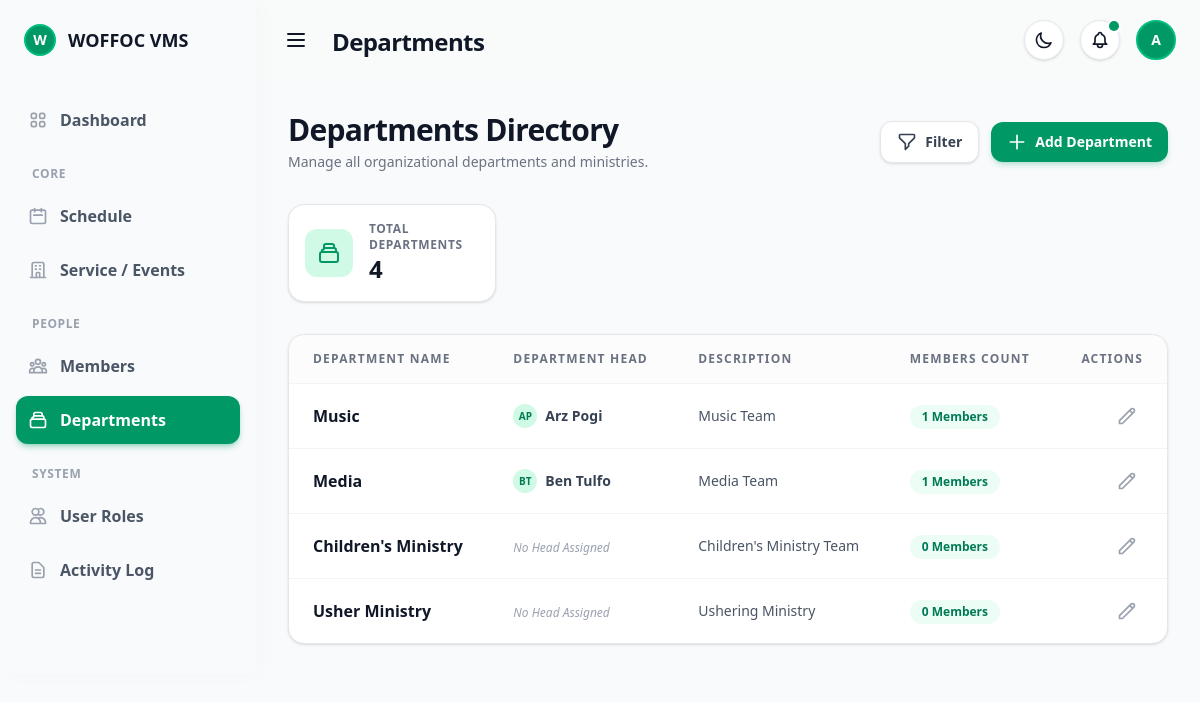
Page /admin-departments/ (signed in) on the committed database.
### schedule_app/models.py (models this page shows, shortened)
class Ministry(models.Model):
    name = models.CharField(max_length=100)
    description = models.TextField(blank=True)
    head = models.ForeignKey('VolunteerProfile', on_delete=models.SET_NULL, null=True, blank=True, related_name='headed_ministries')
    class Meta:
        verbose_name_plural = "Ministries"

class VolunteerProfile(models.Model):
    user = models.OneToOneField(User, on_delete=models.CASCADE, related_name='volunteer_profile')
    phone_number = models.CharField(max_length=20, blank=True)
    ministries = models.ManyToManyField(Ministry, blank=True, related_name='volunteers')
    role = models.ForeignKey(Role, on_delete=models.SET_NULL, null=True, blank=True, related_name='volunteers')
    bio = models.TextField(blank=True, default="No bio provided.")
    country = models.CharField(max_length=100, blank=True)
    city_state = models.CharField(max_length=100, blank=True)
    postal_code = models.CharField(max_length=20, blank=True)

### schedule_app/views.py (the view, shortened to what this page needs)
# urls.py: path('admin-departments/', views.admin_departments_view, name='admin_departments'),
def admin_departments_view(request):
    if not request.user.is_authenticated or not (request.user.is_staff or request.user.is_superuser):
        return redirect('login')
    ministries = Ministry.objects.prefetch_related('volunteers', 'head__user').all()
    all_volunteers = VolunteerProfile.objects.select_related('user').all()
    return render(request, 'admin/admin-departments.html', {
        'ministries': ministries,
        'all_volunteers': all_volunteers
    })

### schedule_app/templates/admin/admin-departments.html (shortened to what this page needs)
{% extends 'layout/base.html' %}
{% block content %}
<div x-data="{ addDeptModalOpen: false, editModalOpen: false, editMinistry: {} }" class="flex h-screen overflow-hidden bg-gray-50 dark:bg-gray-950 transition-colors duration-300">
    {% include 'layout/admin-sidebar.html' %}
    <div class="flex-1 flex flex-col w-full h-screen overflow-y-auto">
        {% include 'layout/topbar.html' with page_title="Departments" %}
        <main class="flex-1 p-4 sm:p-6 lg:p-8 flex flex-col min-h-0">
            <div class="flex flex-col sm:flex-row sm:items-center justify-between gap-4 mb-8 shrink-0">
                <div>
                    <h2 class="text-2xl sm:text-3xl font-black text-gray-900 dark:text-white tracking-tight">Departments Directory</h2>
                    <p class="text-gray-500 dark:text-gray-400 mt-1 text-sm font-medium">Manage all organizational departments and ministries.</p>
                </div>
                <div class="flex items-center gap-2 sm:gap-3">
                    <button class="bg-white dark:bg-gray-900 border border-gray-200 dark:border-gray-800 text-gray-700 dark:text-gray-300 hover:text-emerald-600 dark:hover:text-emerald-400 px-4 py-2.5 rounded-xl text-sm font-bold shadow-sm transition-all active:scale-95 flex items-center gap-2">
                        <svg class="w-5 h-5" fill="none" stroke="currentColor" viewBox="0 0 24 24"><path stroke-linecap="round" stroke-linejoin="round" stroke-width="2" d="M3 4a1 1 0 011-1h16a1 1 0 011 1v2.586a1 1 0 01-.293.707l-6.414 6.414a1 1 0 00-.293.707V17l-4 4v-6.586a1 1 0 00-.293-.707L3.293 7.293A1 1 0 013 6.586V4z"></path></svg>
                        Filter
                    </button>
                    <button @click="addDeptModalOpen = true" class="bg-emerald-600 hover:bg-emerald-700 text-white px-4 py-2.5 rounded-xl text-sm font-bold shadow-md shadow-emerald-600/20 transition-all active:scale-95 flex items-center gap-2">
                        <svg class="w-5 h-5" fill="none" stroke="currentColor" viewBox="0 0 24 24"><path stroke-linecap="round" stroke-linejoin="round" stroke-width="2" d="M12 4v16m8-8H4"></path></svg>
                        Add Department
                    </button>
                </div>
            </div>
            <div class="grid grid-cols-1 md:grid-cols-4 gap-4 mb-8 shrink-0">
                <div class="bg-white dark:bg-gray-900 border border-gray-200 dark:border-gray-800 rounded-2xl p-4 shadow-sm flex items-center gap-4">
                    <div class="w-12 h-12 rounded-xl bg-emerald-100 dark:bg-emerald-900/40 text-emerald-600 dark:text-emerald-400 flex items-center justify-center shrink-0">
                        <svg class="w-6 h-6" fill="none" stroke="currentColor" viewBox="0 0 24 24"><path stroke-linecap="round" stroke-linejoin="round" stroke-width="2" d="M19 11H5m14 0a2 2 0 012 2v6a2 2 0 01-2 2H5a2 2 0 01-2-2v-6a2 2 0 012-2m14 0V9a2 2 0 00-2-2M5 11V9a2 2 0 002-2m0 0V5a2 2 0 012-2h6a2 2 0 012 2v2M7 7h10"></path></svg>
                    </div>
                    <div>
                        <p class="text-xs font-bold text-gray-500 uppercase tracking-wider">Total Departments</p>
                        <h3 class="text-2xl font-black text-gray-900 dark:text-white">{{ ministries|length }}</h3>
                    </div>
                </div>
            </div>
            <div class="bg-white dark:bg-gray-900 border border-gray-200 dark:border-gray-800 rounded-2xl shadow-sm overflow-hidden mb-10">
                <div class="overflow-x-auto">
                    <table class="w-full text-left border-collapse">
                        <thead>
                            <tr class="bg-gray-50/50 dark:bg-gray-800/20 border-b border-gray-100 dark:border-gray-800">
                                <th class="px-6 py-4 text-xs font-black text-gray-500 dark:text-gray-400 uppercase tracking-widest whitespace-nowrap">Department Name</th>
                                <th class="px-6 py-4 text-xs font-black text-gray-500 dark:text-gray-400 uppercase tracking-widest whitespace-nowrap">Department Head</th>
                                <th class="px-6 py-4 text-xs font-black text-gray-500 dark:text-gray-400 uppercase tracking-widest whitespace-nowrap">Description</th>
                                <th class="px-6 py-4 text-xs font-black text-gray-500 dark:text-gray-400 uppercase tracking-widest whitespace-nowrap">Members Count</th>
                                <th class="px-6 py-4 text-right text-xs font-black text-gray-500 dark:text-gray-400 uppercase tracking-widest whitespace-nowrap">Actions</th>
                            </tr>
                        </thead>
                        <tbody class="divide-y divide-gray-100 dark:divide-gray-800">
                            {% for ministry in ministries %}
                            <tr class="hover:bg-gray-50/50 dark:hover:bg-gray-800/30 transition-colors group">
                                <td class="px-6 py-4 whitespace-nowrap">
                                    <p class="font-bold text-gray-900 dark:text-white">{{ ministry.name }}</p>
                                </td>
                                <td class="px-6 py-4 whitespace-nowrap">
                                    {% if ministry.head %}
                                        <div class="flex items-center gap-2">
                                            <div class="w-6 h-6 rounded-full bg-emerald-100 text-emerald-700 flex items-center justify-center text-[10px] font-bold">
                                                {{ ministry.head.user.first_name|first|upper }}{{ ministry.head.user.last_name|first|upper }}
                                            </div>
                                            <span class="text-sm font-semibold text-gray-700 dark:text-gray-300">{{ ministry.head.user.get_full_name }}</span>
                                        </div>
                                    {% else %}
                                        <span class="text-xs font-medium text-gray-400 italic">No Head Assigned</span>
                                    {% endif %}
                                </td>
                                <td class="px-6 py-4">
                                    <p class="text-sm font-medium text-gray-600 dark:text-gray-400">{{ ministry.description|default:"-" }}</p>
                                </td>
                                <td class="px-6 py-4 whitespace-nowrap">
                                    <span class="inline-flex items-center gap-1.5 px-3 py-1 rounded-full bg-emerald-50 dark:bg-emerald-900/20 text-emerald-700 dark:text-emerald-400 text-xs font-bold">
                                        {{ ministry.volunteers.count }} Members
                                    </span>
                                </td>
                                <td class="px-6 py-4 whitespace-nowrap text-right text-sm font-medium">
                                    <button @click="editModalOpen = true; editMinistry = { id: {{ ministry.id }}, name: '{{ ministry.name|escapejs }}', description: '{{ ministry.description|escapejs }}', head_id: {{ ministry.head.id|default:'null' }} }" class="text-gray-400 hover:text-emerald-600 dark:hover:text-emerald-400 transition-colors p-1.5 rounded hover:bg-emerald-50 dark:hover:bg-emerald-900/30">
                                        <svg class="w-5 h-5" fill="none" stroke="currentColor" viewBox="0 0 24 24"><path stroke-linecap="round" stroke-linejoin="round" stroke-width="2" d="M15.232 5.232l3.536 3.536m-2.036-5.036a2.5 2.5 0 113.536 3.536L6.5 21.036H3v-3.572L16.732 3.732z"></path></svg>
                                    </button>
                                </td>
                            </tr>
                            {% endfor %}
                        </tbody>
                    </table>
                </div>
            </div>
        </main>
    </div>
</div>
{% endblock %}

### schedule_app/templates/layout/topbar.html (shortened to what this page needs)
<header class="h-20 bg-gray-50/80 dark:bg-gray-950/80 backdrop-blur-md flex items-center justify-between px-6 sticky top-0 z-40 transition-colors duration-300">
    <div class="flex items-center">
        <button @click="window.innerWidth >= 1024 ? sidebarCollapsed = !sidebarCollapsed : sidebarOpen = !sidebarOpen" class="p-1 text-gray-900 dark:text-gray-100 hover:text-emerald-600 dark:hover:text-emerald-500 transition-colors">
            <svg class="w-6 h-6" fill="none" stroke="currentColor" viewBox="0 0 24 24"><path stroke-linecap="round" stroke-linejoin="round" stroke-width="2" d="M4 6h16M4 12h16M4 18h16"></path></svg>
        </button>
        <h1 style="margin-left: 1.25rem;" class="text-2xl font-black text-gray-900 dark:text-white tracking-tight transition-colors duration-300 leading-none pt-1">{{ page_title|default:"Dashboard" }}</h1>
    </div>
    <div class="flex items-center gap-4">
        <button @click="toggleDarkMode()" class="w-10 h-10 rounded-full bg-white dark:bg-gray-800 flex items-center justify-center text-gray-900 dark:text-emerald-400 shadow-sm hover:shadow-md transition-all active:scale-95 border border-gray-200 dark:border-gray-700">
            <svg x-show="!darkMode" class="w-5 h-5" fill="none" stroke="currentColor" viewBox="0 0 24 24"><path stroke-linecap="round" stroke-linejoin="round" stroke-width="2" d="M20.354 15.354A9 9 0 018.646 3.646 9.003 9.003 0 0012 21a9.003 9.003 0 008.354-5.646z"></path></svg>
        </button>
        <a href="#" class="w-10 h-10 rounded-full bg-white dark:bg-gray-800 flex items-center justify-center text-gray-900 dark:text-gray-100 shadow-sm hover:shadow-md transition-all active:scale-95 border border-gray-200 dark:border-gray-700 relative">
            <span class="absolute top-0 right-0 block h-2.5 w-2.5 rounded-full bg-emerald-600 ring-2 ring-white dark:ring-gray-950"></span>
        </a>
        <div x-data="{ profileOpen: false }" class="relative">
            <button @click="profileOpen = !profileOpen" @click.away="profileOpen = false" class="w-10 h-10 rounded-full border-2 border-emerald-500 bg-emerald-600 flex items-center justify-center cursor-pointer hover:scale-105 transition-transform">
                <span class="text-white font-bold text-sm">{{ request.user.username|make_list|first|default:'U'|upper }}</span>
            </button>
        </div>
    </div>
</header>

### rows in the picture
Ministry: name "Music", head.user.first_name|first "A", head.user.last_name|first "P", head.user.get_full_name "Arz Pogi", description "Music Team", volunteers.count "1"
Ministry: name "Media", head.user.first_name|first "B", head.user.last_name|first "T", head.user.get_full_name "Ben Tulfo", description "Media Team", volunteers.count "1"
Ministry: name "Children's Ministry", shows "No Head Assigned", description "Children's Ministry Team", volunteers.count "0"
Ministry: name "Usher Ministry", shows "No Head Assigned", description "Ushering Ministry", volunteers.count "0"

### other values in the picture
{{ page_title|default:"Dashboard" }} "Departments"
{{ request.user.username|make_list|first|default:'U'|upper }} "A"
{{ ministries|length }} "4"
